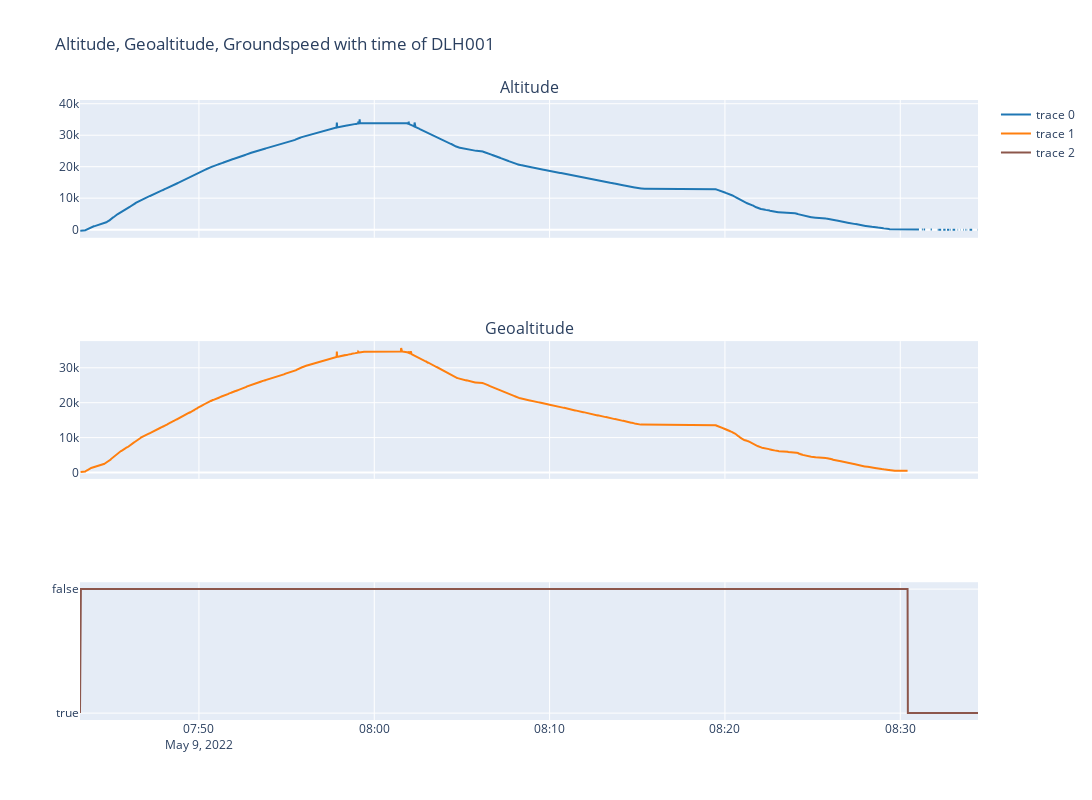

Here is the notebook cell this chart was saved with:
### Code cell
fig = sp.make_subplots(rows=3, cols=1, shared_xaxes=True, subplot_titles=('Altitude', 'Geoaltitude'))

fig.add_trace(go.Scatter(x=data['timestamp'], y=data['altitude'],
                         mode='lines', line=dict(color='#1f77b4')), row=1, col=1)

fig.add_trace(go.Scatter(x=data['timestamp'], y=data['geoaltitude'],
                         mode='lines', line=dict(color='#ff7f0e')), row=2, col=1)

fig.add_trace(go.Scatter(x=data['timestamp'], y=data['onground'],
                         mode='lines', line=dict(color='#8c564b')), row=3, col=1)


fig.update_layout(height=800, width=1200, title_text="Altitude, Geoaltitude, Groundspeed with time of DLH001")
fig.show()

#fig.write_html("C:/Users/saran/Desktop/Lufthansa/Lufthansa-Arrival-Time-Prediction/plots/plotly_plots/clean_DLH011.html")

### Figure 1 — Plotly figure (JSON) as saved in the notebook; plotly's stock layout.template omitted (floating-point values rounded to 4 significant figures; data arrays with more than 128 entries replaced by an {"elided": "..."} marker saying what was removed)
{"data": [{"line": {"color": "#1f77b4"}, "mode": "lines", "x": {"elided": "2985 str values"}, "y": {"elided": "2985 float values"}, "type": "scatter", "xaxis": "x", "yaxis": "y"}, {"line": {"color": "#ff7f0e"}, "mode": "lines", "x": {"elided": "2985 str values"}, "y": {"elided": "2985 float values"}, "type": "scatter", "xaxis": "x2", "yaxis": "y2"}, {"line": {"color": "#8c564b"}, "mode": "lines", "x": {"elided": "2985 str values"}, "y": {"elided": "2985 bool values"}, "type": "scatter", "xaxis": "x3", "yaxis": "y3"}], "layout": {"xaxis": {"anchor": "y", "domain": [0.0, 1.0], "matches": "x3", "showticklabels": false}, "yaxis": {"anchor": "x", "domain": [0.7778, 1.0]}, "xaxis2": {"anchor": "y2", "domain": [0.0, 1.0], "matches": "x3", "showticklabels": false}, "yaxis2": {"anchor": "x2", "domain": [0.3889, 0.6111]}, "xaxis3": {"anchor": "y3", "domain": [0.0, 1.0]}, "yaxis3": {"anchor": "x3", "domain": [0.0, 0.2222]}, "annotations": [{"font": {"size": 16}, "showarrow": false, "text": "Altitude", "x": 0.5, "xanchor": "center", "xref": "paper", "y": 1.0, "yanchor": "bottom", "yref": "paper"}, {"font": {"size": 16}, "showarrow": false, "text": "Geoaltitude", "x": 0.5, "xanchor": "center", "xref": "paper", "y": 0.6111, "yanchor": "bottom", "yref": "paper"}], "title": {"text": "Altitude, Geoaltitude, Groundspeed with time of DLH001"}, "height": 800, "width": 1200}}
